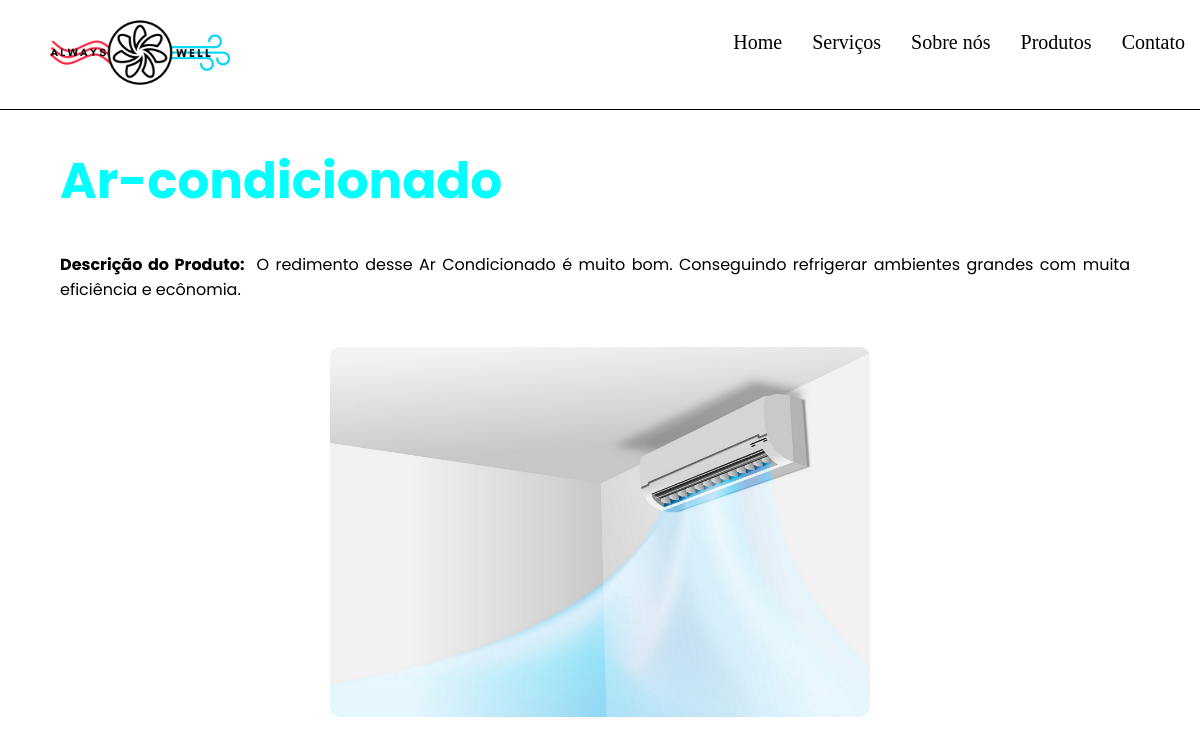
Screenshot of /produtos.php?id_produto=5 with the database file from the repository.
### tables this page shows
CREATE TABLE `tbprodutos` (
  `id_produto` int(11) NOT NULL,
  `descri_produto` varchar(100) NOT NULL,
  `resumo_produto` varchar(1000) DEFAULT NULL,
  `imagem_produto` varchar(50) DEFAULT NULL
);

### produtos.php (the view, shortened to what this page needs)
<?php
include 'conn/connect.php';
$produto = $_GET['id_produto'];
$lista = $conn->query("select * from tbprodutos where id_produto = '$produto'");
$row_produto = $lista->fetch_assoc();
?>
<!DOCTYPE html>
<html lang="pt-BR">
<head>
    <link rel="stylesheet" href="css/style.css">
</head>
<body>
<main>
    <div class="content">
        <div class="left-side">
            <h1><strong><?php echo $row_produto['descri_produto']?></strong></h1>
            <p><strong>Descrição do Produto:&nbsp;</strong> <?php echo $row_produto['resumo_produto']; ?></p>
        </div>
        <div class="rigth-side">
            <img src="img/<?php echo $row_produto['imagem_produto']?>">
        </div>
    </div>
</main>
</body>
</html>

### css/style.css (style rules this page uses)
.topo { background-color: #fff; width: 100%; border-bottom: 1px solid black; }
.logo { width: 15vw; margin-left: 50px; }
.topo ul { list-style: none; padding: 0; margin-right: 300px; }
.topo ul li { display: inline; }
.topo ul li a { font-size: 15pt; display: inline-block; color: black; text-decoration: none; padding: 15px; float: right; }
body { cursor: url(../img/cursor.cur), default; margin: 0; padding: 0; }
.content { display: flex; font-family: 'Poppins', sans-serif; padding: 0 5%; }
.left-side { width: 100%; }
.left-side h1 { font-size: 50px; color: aqua; }
.left-side p { text-align: justify; padding-right: 10px; }
.rigth-side { width: 100%; }
.rigth-side img { width: 100%; border-radius: 10px; margin-top: 45px; }
@media screen and (max-width: 1200px) { .topo ul { margin-right: 0px; } }
@media screen and (max-width: 1200px) { .content { display: block; } }
@media screen and (max-width: 1200px) { .rigth-side img { display: block; width: 50%; padding-top: 0px; margin-left: auto; margin-right: auto; } }

### rows the page displays
tbprodutos: descri_produto "Ar-condicionado", resumo_produto "O redimento desse Ar Condicionado é muito bom. Conseguindo refrigerar ambientes grandes com muita eficiência e ecônomia.", imagem_produto (picture)
